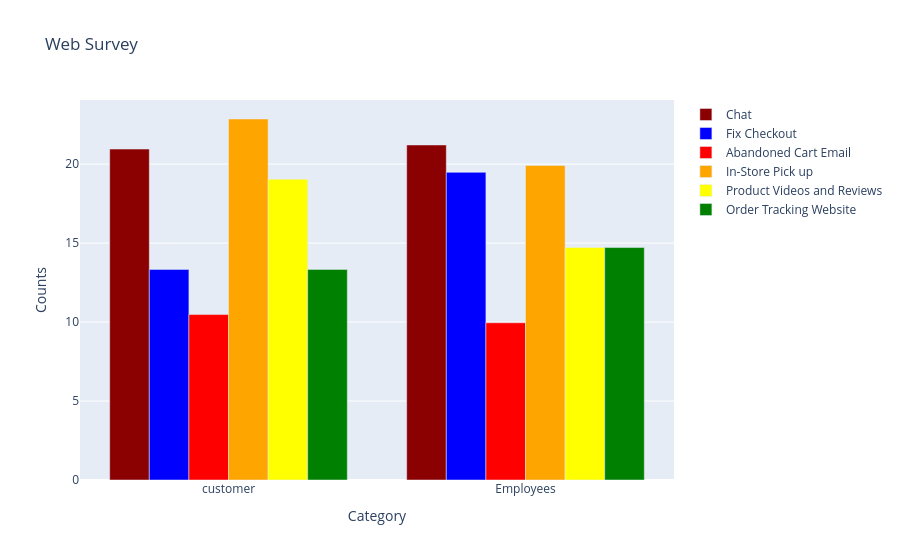

The notebook cell this image was saved under:
### Code cell
enable_plotly_in_cell()
# bind the data and the layout together using go.Figure class
myfigure_00 = go.Figure(data = [mydata00, mydata01, mydata02, mydata03, mydata04, mydata05], 
                     layout = mylayout_0)
myfigure_00.show()

### Figure 1 — Plotly figure (JSON) as saved in the notebook; plotly's stock layout.template omitted (floating-point values rounded to 4 significant figures)
{"data": [{"marker": {"color": "darkred"}, "x": ["customer", "Employees"], "type": "bar", "name": "Chat", "y": [20.95, 21.21]}, {"marker": {"color": "blue"}, "x": ["customer", "Employees"], "type": "bar", "name": "Fix Checkout", "y": [13.33, 19.48]}, {"marker": {"color": "red"}, "x": ["customer", "Employees"], "type": "bar", "name": "Abandoned Cart Email", "y": [10.48, 9.957]}, {"marker": {"color": "orange"}, "x": ["customer", "Employees"], "type": "bar", "name": "In-Store Pick up", "y": [22.86, 19.91]}, {"marker": {"color": "yellow"}, "x": ["customer", "Employees"], "type": "bar", "name": "Product Videos and Reviews", "y": [19.05, 14.72]}, {"marker": {"color": "green"}, "x": ["customer", "Employees"], "type": "bar", "name": "Order Tracking Website", "y": [13.33, 14.72]}], "layout": {"yaxis": {"title": {"text": "Counts"}}, "xaxis": {"title": {"text": "Category"}}, "title": {"text": "Web Survey"}}}
